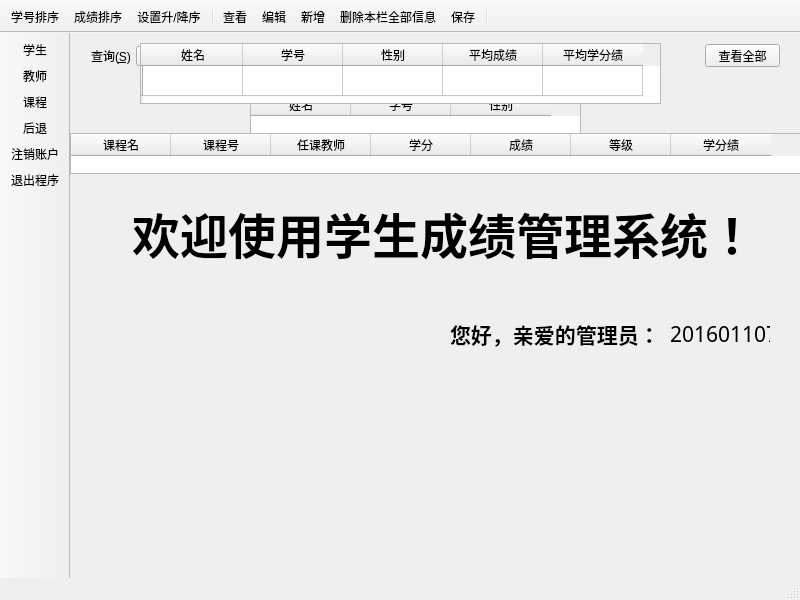
<?xml version="1.0" encoding="UTF-8"?>
<ui version="4.0">
 <class>Manager_MainWindow</class>
 <widget class="QMainWindow" name="Manager_MainWindow">
  <property name="geometry">
   <rect>
    <x>0</x>
    <y>0</y>
    <width>800</width>
    <height>600</height>
   </rect>
  </property>
  <property name="windowTitle">
   <string>MainWindow</string>
  </property>
  <widget class="QWidget" name="centralwidget">
   <widget class="QLabel" name="label_search">
    <property name="geometry">
     <rect>
      <x>21</x>
      <y>15</y>
      <width>48</width>
      <height>16</height>
     </rect>
    </property>
    <property name="text">
     <string>查询(&amp;S)</string>
    </property>
    <property name="buddy">
     <cstring>lineEdit_search</cstring>
    </property>
   </widget>
   <widget class="QComboBox" name="comboBox_search">
    <property name="geometry">
     <rect>
      <x>66</x>
      <y>13</y>
      <width>71</width>
      <height>20</height>
     </rect>
    </property>
    <item>
     <property name="text">
      <string>学号</string>
     </property>
    </item>
    <item>
     <property name="text">
      <string>姓名</string>
     </property>
    </item>
   </widget>
   <widget class="QLineEdit" name="lineEdit_search">
    <property name="geometry">
     <rect>
      <x>137</x>
      <y>13</y>
      <width>133</width>
      <height>20</height>
     </rect>
    </property>
   </widget>
   <widget class="QPushButton" name="pushButton_search">
    <property name="geometry">
     <rect>
      <x>269</x>
      <y>11</y>
      <width>75</width>
      <height>23</height>
     </rect>
    </property>
    <property name="text">
     <string>搜索</string>
    </property>
   </widget>
   <widget class="QLabel" name="label_background">
    <property name="geometry">
     <rect>
      <x>0</x>
      <y>0</y>
      <width>767</width>
      <height>523</height>
     </rect>
    </property>
    <property name="text">
     <string/>
    </property>
    <property name="pixmap">
     <pixmap resource="images.qrc">:/image/images/背景.png</pixmap>
    </property>
    <property name="scaledContents">
     <bool>true</bool>
    </property>
   </widget>
   <widget class="QLabel" name="label_welcome_fixed">
    <property name="geometry">
     <rect>
      <x>62</x>
      <y>90</y>
      <width>621</width>
      <height>221</height>
     </rect>
    </property>
    <property name="font">
     <font>
      <family>华文行楷</family>
      <pointsize>36</pointsize>
      <weight>75</weight>
      <bold>true</bold>
     </font>
    </property>
    <property name="text">
     <string>欢迎使用学生成绩管理系统！</string>
    </property>
   </widget>
   <widget class="QLabel" name="label_welcome_fixed2">
    <property name="geometry">
     <rect>
      <x>380</x>
      <y>260</y>
      <width>211</width>
      <height>81</height>
     </rect>
    </property>
    <property name="font">
     <font>
      <family>华文行楷</family>
      <pointsize>16</pointsize>
      <weight>75</weight>
      <bold>true</bold>
     </font>
    </property>
    <property name="text">
     <string>您好，亲爱的管理员：</string>
    </property>
   </widget>
   <widget class="QTableWidget" name="table">
    <property name="geometry">
     <rect>
      <x>180</x>
      <y>60</y>
      <width>331</width>
      <height>50</height>
     </rect>
    </property>
    <column>
     <property name="text">
      <string>姓名</string>
     </property>
    </column>
    <column>
     <property name="text">
      <string>学号</string>
     </property>
    </column>
    <column>
     <property name="text">
      <string>性别</string>
     </property>
    </column>
   </widget>
   <widget class="QPushButton" name="pushButton_lookall">
    <property name="geometry">
     <rect>
      <x>635</x>
      <y>11</y>
      <width>75</width>
      <height>23</height>
     </rect>
    </property>
    <property name="text">
     <string>查看全部</string>
    </property>
   </widget>
   <widget class="QTableWidget" name="table_student">
    <property name="geometry">
     <rect>
      <x>0</x>
      <y>100</y>
      <width>741</width>
      <height>41</height>
     </rect>
    </property>
    <column>
     <property name="text">
      <string>课程名</string>
     </property>
    </column>
    <column>
     <property name="text">
      <string>课程号</string>
     </property>
    </column>
    <column>
     <property name="text">
      <string>任课教师</string>
     </property>
    </column>
    <column>
     <property name="text">
      <string>学分</string>
     </property>
    </column>
    <column>
     <property name="text">
      <string>成绩</string>
     </property>
    </column>
    <column>
     <property name="text">
      <string>等级</string>
     </property>
    </column>
    <column>
     <property name="text">
      <string>学分绩</string>
     </property>
    </column>
   </widget>
   <widget class="QTableWidget" name="table_student_total">
    <property name="geometry">
     <rect>
      <x>70</x>
      <y>10</y>
      <width>521</width>
      <height>61</height>
     </rect>
    </property>
    <row>
     <property name="text">
      <string/>
     </property>
    </row>
    <column>
     <property name="text">
      <string>姓名</string>
     </property>
    </column>
    <column>
     <property name="text">
      <string>学号</string>
     </property>
    </column>
    <column>
     <property name="text">
      <string>性别</string>
     </property>
    </column>
    <column>
     <property name="text">
      <string>平均成绩</string>
     </property>
    </column>
    <column>
     <property name="text">
      <string>平均学分绩</string>
     </property>
    </column>
   </widget>
   <widget class="QLabel" name="label_welcome_change">
    <property name="geometry">
     <rect>
      <x>600</x>
      <y>260</y>
      <width>100</width>
      <height>81</height>
     </rect>
    </property>
    <property name="font">
     <font>
      <family>华文行楷</family>
      <pointsize>16</pointsize>
     </font>
    </property>
    <property name="text">
     <string>2016011073</string>
    </property>
   </widget>
   <zorder>label_background</zorder>
   <zorder>label_search</zorder>
   <zorder>comboBox_search</zorder>
   <zorder>lineEdit_search</zorder>
   <zorder>pushButton_search</zorder>
   <zorder>label_welcome_fixed2</zorder>
   <zorder>label_welcome_fixed</zorder>
   <zorder>table</zorder>
   <zorder>pushButton_lookall</zorder>
   <zorder>table_student</zorder>
   <zorder>table_student_total</zorder>
   <zorder>label_welcome_change</zorder>
  </widget>
  <widget class="QMenuBar" name="menubar">
   <property name="geometry">
    <rect>
     <x>0</x>
     <y>0</y>
     <width>800</width>
     <height>23</height>
    </rect>
   </property>
  </widget>
  <widget class="QStatusBar" name="statusbar"/>
  <widget class="QToolBar" name="toolBar_2">
   <property name="windowTitle">
    <string>toolBar_2</string>
   </property>
   <property name="movable">
    <bool>false</bool>
   </property>
   <attribute name="toolBarArea">
    <enum>LeftToolBarArea</enum>
   </attribute>
   <attribute name="toolBarBreak">
    <bool>false</bool>
   </attribute>
   <addaction name="action_student"/>
   <addaction name="action_teacher"/>
   <addaction name="action_lesson"/>
   <addaction name="action_back"/>
   <addaction name="action_relog"/>
   <addaction name="action_exit"/>
  </widget>
  <widget class="QToolBar" name="toolBar_3">
   <property name="windowTitle">
    <string>toolBar_3</string>
   </property>
   <property name="movable">
    <bool>false</bool>
   </property>
   <attribute name="toolBarArea">
    <enum>TopToolBarArea</enum>
   </attribute>
   <attribute name="toolBarBreak">
    <bool>false</bool>
   </attribute>
   <addaction name="action_studentnumber"/>
   <addaction name="action_score"/>
   <addaction name="action_setsort"/>
   <addaction name="separator"/>
   <addaction name="action_Look"/>
   <addaction name="action_edit"/>
   <addaction name="action_New"/>
   <addaction name="action_deleteobject"/>
   <addaction name="action_Save"/>
   <addaction name="separator"/>
  </widget>
  <action name="action_student">
   <property name="checkable">
    <bool>true</bool>
   </property>
   <property name="icon">
    <iconset resource="images.qrc">
     <normaloff>:/image/images/学生.png</normaloff>:/image/images/学生.png</iconset>
   </property>
   <property name="text">
    <string>学生</string>
   </property>
  </action>
  <action name="action_teacher">
   <property name="checkable">
    <bool>true</bool>
   </property>
   <property name="icon">
    <iconset resource="images.qrc">
     <normaloff>:/image/images/老师.png</normaloff>:/image/images/老师.png</iconset>
   </property>
   <property name="text">
    <string>教师</string>
   </property>
  </action>
  <action name="action_lesson">
   <property name="checkable">
    <bool>true</bool>
   </property>
   <property name="icon">
    <iconset resource="images.qrc">
     <normaloff>:/image/images/课程.png</normaloff>:/image/images/课程.png</iconset>
   </property>
   <property name="text">
    <string>课程</string>
   </property>
  </action>
  <action name="action_back">
   <property name="icon">
    <iconset resource="images.qrc">
     <normaloff>:/image/images/后退.png</normaloff>:/image/images/后退.png</iconset>
   </property>
   <property name="text">
    <string>后退</string>
   </property>
  </action>
  <action name="action_relog">
   <property name="icon">
    <iconset resource="images.qrc">
     <normaloff>:/image/images/注销.png</normaloff>:/image/images/注销.png</iconset>
   </property>
   <property name="text">
    <string>注销账户</string>
   </property>
  </action>
  <action name="action_exit">
   <property name="icon">
    <iconset resource="images.qrc">
     <normaloff>:/image/images/退出.png</normaloff>:/image/images/退出.png</iconset>
   </property>
   <property name="text">
    <string>退出程序</string>
   </property>
  </action>
  <action name="action_studentnumber">
   <property name="icon">
    <iconset resource="images.qrc">
     <normaloff>:/image/images/学号.png</normaloff>:/image/images/学号.png</iconset>
   </property>
   <property name="text">
    <string>学号排序</string>
   </property>
  </action>
  <action name="action_score">
   <property name="icon">
    <iconset resource="images.qrc">
     <normaloff>:/image/images/成绩.png</normaloff>:/image/images/成绩.png</iconset>
   </property>
   <property name="text">
    <string>成绩排序</string>
   </property>
  </action>
  <action name="action_setsort">
   <property name="icon">
    <iconset resource="images.qrc">
     <normaloff>:/image/images/排序.png</normaloff>:/image/images/排序.png</iconset>
   </property>
   <property name="text">
    <string>设置升/降序</string>
   </property>
  </action>
  <action name="action_deleteobject">
   <property name="icon">
    <iconset resource="images.qrc">
     <normaloff>:/image/images/删除.png</normaloff>:/image/images/删除.png</iconset>
   </property>
   <property name="text">
    <string>删除本栏全部信息</string>
   </property>
  </action>
  <action name="action_New">
   <property name="checkable">
    <bool>true</bool>
   </property>
   <property name="icon">
    <iconset resource="images.qrc">
     <normaloff>:/image/images/新增.png</normaloff>:/image/images/新增.png</iconset>
   </property>
   <property name="text">
    <string>新增</string>
   </property>
  </action>
  <action name="action_edit">
   <property name="checkable">
    <bool>true</bool>
   </property>
   <property name="icon">
    <iconset resource="images.qrc">
     <normaloff>:/image/images/编辑.png</normaloff>:/image/images/编辑.png</iconset>
   </property>
   <property name="text">
    <string>编辑</string>
   </property>
  </action>
  <action name="action_Save">
   <property name="icon">
    <iconset resource="images.qrc">
     <normaloff>:/image/images/保存.png</normaloff>:/image/images/保存.png</iconset>
   </property>
   <property name="text">
    <string>保存</string>
   </property>
  </action>
  <action name="action_Look">
   <property name="icon">
    <iconset resource="images.qrc">
     <normaloff>:/image/images/查看.png</normaloff>:/image/images/查看.png</iconset>
   </property>
   <property name="text">
    <string>查看</string>
   </property>
  </action>
 </widget>
 <resources>
  <include location="images.qrc"/>
 </resources>
 <connections/>
</ui>
